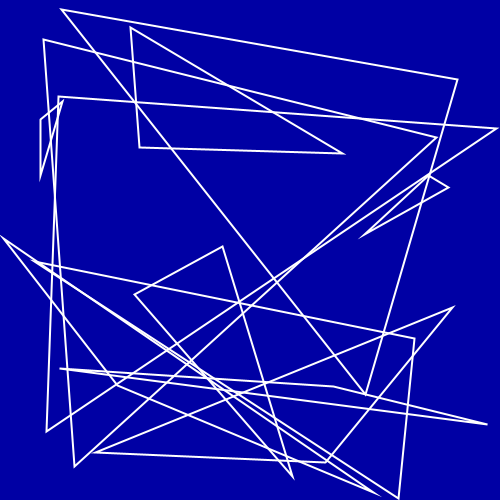
Frame 1 (no input)
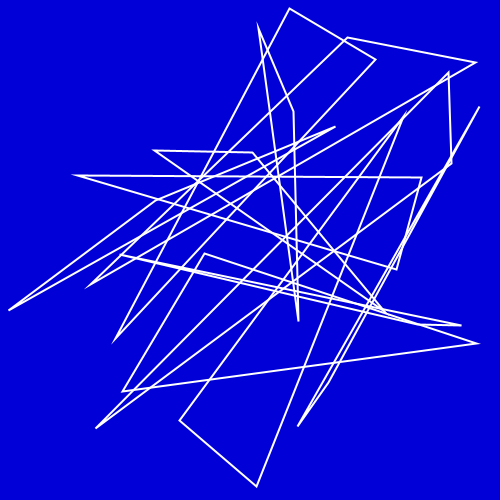
Frame 60 (the mouse pressed at the canvas centre just before this capture)
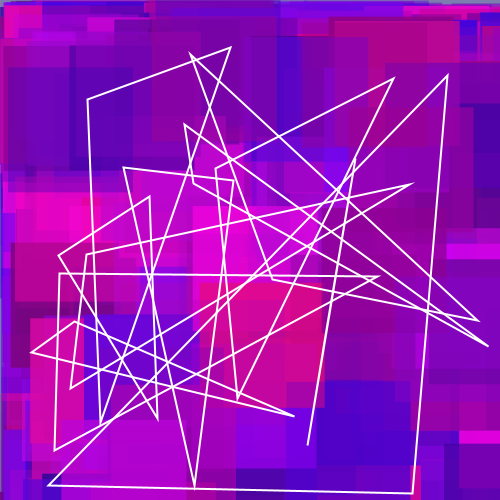
Frame 120 (the mouse held since frame 60 and released just before this capture)

The Processing sketch that drew these frames (run headless with seeded random() and noise(); from frame 60 on, the mouse is pressed at the canvas centre):

// Processing sketch: processing_161169
// ── processing_161169.pde



void setup () {
  size (500, 500);

  smooth ();
  noStroke ();
}
  
void draw () {

    background (mouseX/2, mouseY/2, random (255));

    for (int x=1; x<50; x++) {
      for (int y=1; y<50; y++) {
        noStroke ();
        fill (random(35,255), random(0,10), random(120,255), random (255));
        rect (random(x*20), random(y*20), mouseX/2,mouseY/2);
      }
    }
    for (int i=1; i<12; i++) {
      stroke (255,255,255);
      strokeWeight (2);
      float ax = random (0,width);
      float ay = random (0,height);
      float bx = random (0,width);
      float by = random (0,height);
      float cx = random (0,width);
      float cy = random (0,height);
        
      noFill ();
      triangle (ax,ay, bx,by, cx,cy);
    }
        
  }

  
void mousePressed () {

}
